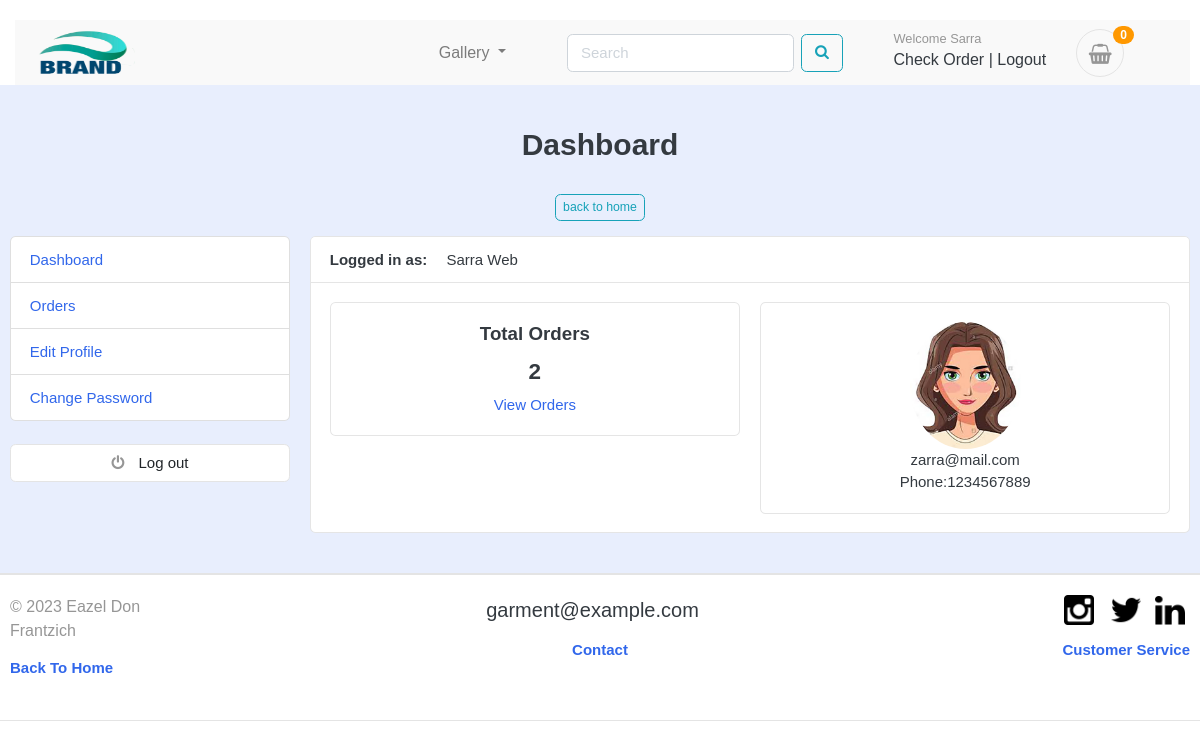
The app's page /accounts/dashboard/ (signed in) with its own data.
### accounts/models.py (models this page shows, shortened)
class Account(AbstractBaseUser):
   first_name       = models.CharField(max_length=50)
   last_name        = models.CharField(max_length=50)
   username         = models.CharField(max_length=50, unique=True)
   email            = models.CharField(max_length=50, unique=True)
   phone_number     = models.CharField(max_length=50)
   date_joined      = models.DateTimeField(auto_now_add=True)
   last_login       = models.DateTimeField(auto_now_add=True)
   is_admin         = models.BooleanField(default=False)
   is_staff         = models.BooleanField(default=False)
   is_active        = models.BooleanField(default=False)
   is_superadmin         = models.BooleanField(default=False)
   USERNAME_FIELD ='email'
   REQUIRED_FIELDS = ['username', 'first_name', 'last_name']
   objects = MyAccountManager()
   def full_name(self):
      return f'{self.first_name} {self.last_name}'

class UserProfile(models.Model):
    user = models.OneToOneField(Account, on_delete=models.CASCADE)
    address_line_1 = models.CharField(blank=True, max_length=100)
    address_line_2 = models.CharField(blank=True, max_length=100)
    profile_picture = models.ImageField(blank=True, upload_to='userprofile')
    city = models.CharField(blank=True, max_length=20)
    state = models.CharField(blank=True, max_length=20)
    country = models.CharField(blank=True, max_length=20)

### accounts/views.py (the view)
# urls.py: path('dashboard/', views.dashboard, name='dashboard'),
@login_required(login_url='login')
def dashboard(request):
    orders = Order.objects.order_by(
        '-created_at').filter(user_id=request.user.id, is_ordered=True)
    orders_count = orders.count()
    userprofile = UserProfile.objects.get(user_id=request.user.id)
    context = {
        'orders_count': orders_count,
        'userprofile':  userprofile,
    }
    return render(request, 'accounts/dashboard.html', context)

### carts/context_processors.py (called while the page is built)
def counter(request):
    cart_count = 0
    if 'admin' in request.path:
        return {}
    else:
        try:
            cart = Cart.objects.filter(cart_id=_cart_id(request))
            if request.user.is_authenticated:
                cart_items = CartItem.objects.all().filter(user=request.user)
            else:
                cart_items = CartItem.objects.all().filter(cart=cart[:1]) # 1 cart item id
            for cart_item in cart_items:
                cart_count += cart_item.quantity
        except Cart.DoesNotExist:
            cart_count = 0
    return dict(cart_count=cart_count) #- dict is dictionary

### carts/views.py (called while the page is built)
def _cart_id(request):
    cart = request.session.session_key
    if not cart:
       cart = request.session.create()
    return cart

### category/context_processors.py (called while the page is built)
def menu_links(request):
   links = Category.objects.all()
   return dict(links=links)

### category/models.py (called while the page is built)
   def get_url(self):
          return reverse('products_by_category', args=[self.slug])

### templates/accounts/dashboard.html (shortened to what this page needs)
{% extends 'base.html' %}
{% block content %}
<section class="section-conten padding-y bg" style="background:rgb(49 103 235 / 11%);">
<h2 class="text-center">Dashboard</h2> <br>
<center><a href="{% url 'home' %}" class="btn btn-sm btn-outline-info mb-3">back to home</a></center>
<div class="container">
	<div class="row">
    {% include 'includes/dashboard_sidebar.html' %}
	<main class="col-md-9">
		<article class="card">
		<header class="card-header">
			<strong class="d-inline-block mr-3">Logged in as:</strong>
			<span>{{user.full_name}}</span>
		</header>
		<div class="card-body">
			<div class="row">
				<div class="col-md-6">
					<div class="card" style="text-align:center;">
						<div class="card-body">
						 <h5 class="card-title"> Total Orders</h5>
						 <h4>{{orders_count}}</h4>
						 <a href="{% url 'my_orders' %}">View Orders</a>
						</div>
					</div>
				</div>
				<div class="col-md-6">
					<div class="card" style="text-align:center;">
						<div class="card-body">
								<img src="{{userprofile.profile_picture.url}}" alt="Profile Picture" style="width:30%; height:20%; border-radius:50%;">
						<p class="mb-0">{{user.email}}</p>
				      <p>Phone:{{user.phone_number}}</p>
						</div>
					</div>
				</div>
			</div>
		</div>
	</article>
	</main>
</div>
</div>
</section>
{% endblock %}

### templates/includes/navbar-part2.html (shortened to what this page needs)
{% load static %}
<section class="header-main border-bottom">
	<div class="container">
 <nav class="navbar navbar-expand-lg navbar-light bg-light">
  <a  href="{% url 'home' %}"><img class="logo-center" src="{% static 'images/brand-11.png' %}"></a>
  <div class="collapse navbar-collapse" id="navbarSupportedContent">
      <ul class="navbar-nav mr-auto">
        <li class="nav-item dropdown">
        <a class="nav-link dropdown-toggle" href="#" id="navbarDropdown" role="button" data-toggle="dropdown" aria-haspopup="true" aria-expanded="false">
          Gallery
        </a>
      </li>
      </ul>
       <ul class="navbar-nav mr-auto">
        <li class="nav-item">
            <form action="{% url 'search' %}" class="form-inline my-2 my-lg-0 search" method='GET'>
        <input type="text" class="form-control  mr-sm-2"  placeholder="Search" name="keyword" required>
        <button class="btn btn-outline-info my-2 my-sm-0" type="submit"><i class="fa fa-search"></i></button>
    </form>
        </li>
      </ul>
 <ul class="navbar-nav mr-auto">
     <li  class="nav-item">
				<div class="d-flex justify-content-end mb-3 mb-lg-0">
				{% if user.id is None %}
					<div class="widget-header">
						<small class="title text-muted"></small>
						<div>
							<a href="{% url 'login' %}">Login</a> <span class="dark-transp"> | </span>
							<a href="{% url 'register' %}"> Register</a>
						</div>
                  {% else %}
						<div class="widget-header">
						<small class="title text-muted">Welcome {{user.first_name}}</small>
						<div>
							<a href="{% url 'dashboard' %}">Check Order</a> <span class="dark-transp"> | </span>
							<a href="{% url 'logout' %}"> Logout</a>
						</div>
						{% endif %}
					</div>
					<a href="{% url 'cart' %}" class="widget-header pl-3 ml-3">
					   <div class="icon icon-sm rounded-circle border"><i class="fa fa-shopping-basket"></i></div>
						<span class="badge badge-info notify">{{cart_count}}</span>
					</a>
				</div>
			</div>
  </div>

### static/css/ui.css (style rules this page uses)
html { font-family: "Inter", sans-serif; font-size: 15px; }
.icon-xs, .icon-sm, .icon-md, .icon-lg { display: inline-block; text-align: center; flex-shrink: 0; flex-grow: 0; }
.icon-sm { width: 48px; height: 48px; line-height: 48px !important; font-size: 20px; }
.padding-y { padding-top: 40px; padding-bottom: 40px; }
article:after, .form-group:after { display: block; clear: both; content: ""; }
.bg { background-color: #f8f9fa; }
p:last-child { margin-bottom: 0; }
.header-main { position: relative; padding-top: 1rem; padding-bottom: 1rem; }
.widget-header { display: inline-block; vertical-align: middle; position: relative; }
.widget-header a { color: #343a40; }
.widget-header i { color: #969696; }
.widget-header .title { display: block; }
.widget-header .notify { position: absolute; top: -3px; right: -10px; }
.notify { position: absolute; top: -4px; right: -10px; display: inline-block; padding: 0.25em 0.6em; font-size: 12px; line-height: 1; text-align: center; border-radius: 3rem; color: #fff; background-color: #fa3434; }

### static/css/custom.css (style rules this page uses)
body { font-family: Arial; margin: 0; }
* { box-sizing: border-box; }
img { display: inline; margin-left: 5px; margin-right: 5px; }
.container { position: relative; }
.row:after { content: ""; display: table; clear: both; }

### templates/includes/navbar-part2.html (style rules this page uses)
.notify { background-color: #ff9800; }
.logo-center { margin-right: 7px; max-height: 50px; width: 100px; display: inline-block; }
.navbar { font-size: 16px; margin-left: 5px; margin-top: 5px; }
.bg-light { background-color: #e4e4e43b !important;*/ }

### templates/includes/footer.html (style rules this page uses)
img { display: inline; }

### records on screen
Account: first_name "Sarra", full_name "Sarra Web", email "zarra@mail.com", phone_number "1234567889"
UserProfile: profile_picture (picture)

### other values on screen
{{ cart_count }} "0"
{{ orders_count }} "2"
